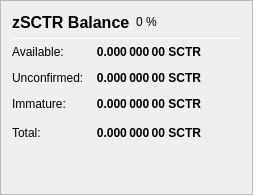
                   <widget class="QFrame" name="frame_ZerocoinBalances">
                    <property name="frameShape">
                     <enum>QFrame::StyledPanel</enum>
                    </property>
                    <property name="frameShadow">
                     <enum>QFrame::Raised</enum>
                    </property>
                    <layout class="QVBoxLayout" name="verticalLayout_7">
                     <item>
                      <layout class="QHBoxLayout" name="horizontalLayout_8" stretch="0,0,0">
                       <item>
                        <widget class="QLabel" name="label_5z_3">
                         <property name="minimumSize">
                          <size>
                           <width>0</width>
                           <height>20</height>
                          </size>
                         </property>
                         <property name="font">
                          <font>
                           <pointsize>12</pointsize>
                           <weight>75</weight>
                           <bold>true</bold>
                          </font>
                         </property>
                         <property name="text">
                          <string>zSCTR Balance</string>
                         </property>
                        </widget>
                       </item>
                       <item>
                        <widget class="QLabel" name="labelzSCTRPercent">
                         <property name="text">
                          <string notr="true">0 %</string>
                         </property>
                        </widget>
                       </item>
                       <item>
                        <spacer name="horizontalSpacer_11">
                         <property name="orientation">
                          <enum>Qt::Horizontal</enum>
                         </property>
                         <property name="sizeHint" stdset="0">
                          <size>
                           <width>40</width>
                           <height>20</height>
                          </size>
                         </property>
                        </spacer>
                       </item>
                      </layout>
                     </item>
                     <item>
                      <widget class="Line" name="line_ZerocoinBalance">
                       <property name="minimumSize">
                        <size>
                         <width>0</width>
                         <height>1</height>
                        </size>
                       </property>
                       <property name="maximumSize">
                        <size>
                         <width>16777215</width>
                         <height>1</height>
                        </size>
                       </property>
                       <property name="orientation">
                        <enum>Qt::Horizontal</enum>
                       </property>
                      </widget>
                     </item>
                     <item>
                      <layout class="QGridLayout" name="gridLayout_5">
                       <property name="spacing">
                        <number>12</number>
                       </property>
                       <item row="1" column="0">
                        <widget class="QLabel" name="labelzBalanceMatureText">
                         <property name="toolTip">
                          <string>Mature: more than 20 confirmation and more than 1 mint of the same denomination after it was minted.
These zSCTR are spendable.</string>
                         </property>
                         <property name="text">
                          <string>Available:</string>
                         </property>
                        </widget>
                       </item>
                       <item row="1" column="1">
                        <widget class="QLabel" name="labelzBalanceMature">
                         <property name="font">
                          <font>
                           <weight>75</weight>
                           <bold>true</bold>
                          </font>
                         </property>
                         <property name="toolTip">
                          <string>Mature: more than 20 confirmation and more than 1 mint of the same denomination after it was minted.
These zSCTR are spendable.</string>
                         </property>
                         <property name="text">
                          <string notr="true">0.000 000 00 SCTR</string>
                         </property>
                         <property name="alignment">
                          <set>Qt::AlignRight|Qt::AlignTrailing|Qt::AlignVCenter</set>
                         </property>
                        </widget>
                       </item>
                       <item row="2" column="0">
                        <widget class="QLabel" name="labelzBalanceUnconfirmedText">
                         <property name="toolTip">
                          <string>Unconfirmed: less than 20 confirmations
Immature: confirmed, but less than 1 mint of the same denomination after it was minted</string>
                         </property>
                         <property name="text">
                          <string>Unconfirmed:</string>
                         </property>
                        </widget>
                       </item>
                       <item row="2" column="1">
                        <widget class="QLabel" name="labelzBalanceUnconfirmed">
                         <property name="font">
                          <font>
                           <weight>75</weight>
                           <bold>true</bold>
                          </font>
                         </property>
                         <property name="toolTip">
                          <string>Unconfirmed: less than 20 confirmations
Immature: confirmed, but less than 1 mint of the same denomination after it was minted</string>
                         </property>
                         <property name="text">
                          <string notr="true">0.000 000 00 SCTR</string>
                         </property>
                         <property name="alignment">
                          <set>Qt::AlignRight|Qt::AlignTrailing|Qt::AlignVCenter</set>
                         </property>
                        </widget>
                       </item>
                       <item row="3" column="0">
                        <widget class="QLabel" name="labelzBalanceImmatureText">
                         <property name="toolTip">
                          <string>Unconfirmed: less than 20 confirmations
Immature: confirmed, but less than 1 mint of the same denomination after it was minted</string>
                         </property>
                         <property name="text">
                          <string>Immature:</string>
                         </property>
                        </widget>
                       </item>
                       <item row="3" column="1">
                        <widget class="QLabel" name="labelzBalanceImmature">
                         <property name="font">
                          <font>
                           <weight>75</weight>
                           <bold>true</bold>
                          </font>
                         </property>
                         <property name="toolTip">
                          <string>Unconfirmed: less than 20 confirmations
Immature: confirmed, but less than 1 mint of the same denomination after it was minted</string>
                         </property>
                         <property name="text">
                          <string notr="true">0.000 000 00 SCTR</string>
                         </property>
                         <property name="alignment">
                          <set>Qt::AlignRight|Qt::AlignTrailing|Qt::AlignVCenter</set>
                         </property>
                        </widget>
                       </item>
                       <item row="4" column="0">
                        <widget class="QLabel" name="labelzBalanceText">
                         <property name="toolTip">
                          <string>Your current zSCTR balance, unconfirmed and immature zSCTR included.</string>
                         </property>
                         <property name="text">
                          <string>Total:</string>
                         </property>
                        </widget>
                       </item>
                       <item row="4" column="1">
                        <widget class="QLabel" name="labelzBalance">
                         <property name="font">
                          <font>
                           <weight>75</weight>
                           <bold>true</bold>
                          </font>
                         </property>
                         <property name="cursor">
                          <cursorShape>IBeamCursor</cursorShape>
                         </property>
                         <property name="toolTip">
                          <string>Your current zSCTR balance, unconfirmed and immature zSCTR included.</string>
                         </property>
                         <property name="text">
                          <string notr="true">0.000 000 00 SCTR</string>
                         </property>
                         <property name="alignment">
                          <set>Qt::AlignRight|Qt::AlignTrailing|Qt::AlignVCenter</set>
                         </property>
                         <property name="textInteractionFlags">
                          <set>Qt::LinksAccessibleByMouse|Qt::TextSelectableByKeyboard|Qt::TextSelectableByMouse</set>
                         </property>
                        </widget>
                       </item>
                       <item row="4" column="2">
                        <spacer name="horizontalSpacer_4">
                         <property name="orientation">
                          <enum>Qt::Horizontal</enum>
                         </property>
                         <property name="sizeHint" stdset="0">
                          <size>
                           <width>40</width>
                           <height>20</height>
                          </size>
                         </property>
                        </spacer>
                       </item>
                      </layout>
                     </item>
                     <item>
                      <spacer name="verticalSpacer_4">
                       <property name="orientation">
                        <enum>Qt::Vertical</enum>
                       </property>
                       <property name="sizeHint" stdset="0">
                        <size>
                         <width>20</width>
                         <height>40</height>
                        </size>
                       </property>
                      </spacer>
                     </item>
                    </layout>
                   </widget>
